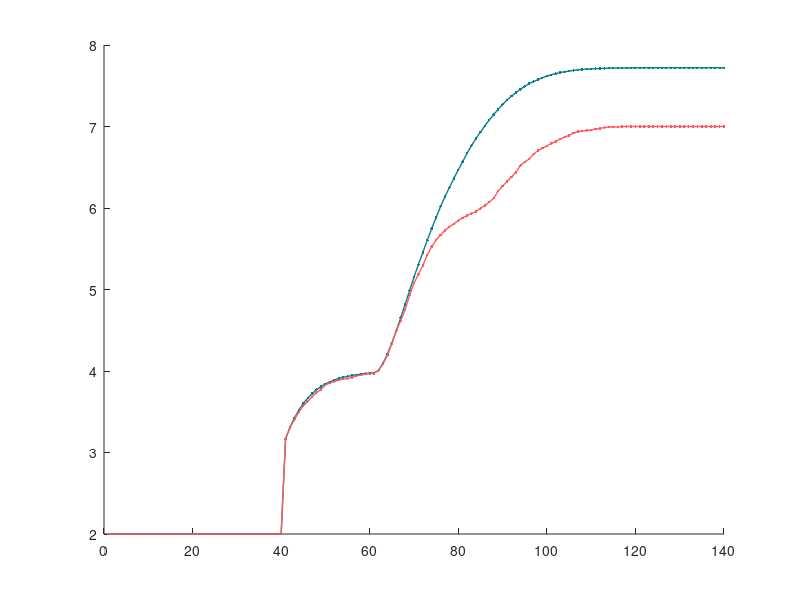

The MATLAB source for this figure: (Note: this script raises an error after producing the figure.)
clc;
clear;
load('real_Row_20000.mat');
load('signal_pathway_20000.mat');
load('cell_type_20000.mat');

[R, C] = size(B);
meanValues = zeros(1, C);
stdValues = zeros(1, C);
for w = 1:C
    col = B(:, w);
    meanValues(w) = mean(col);
    stdValues(w) = std(col);
end

real_B=B(Row,:);
[Ra, Ca] = size(real_B);
meanValues_real= zeros(1, Ca);
stdValues_real = zeros(1, Ca);
for w = 1:Ca
    col = real_B(:, w);
    meanValues_real(w) = mean(col);
    stdValues_real(w) = std(col);
end

figure;
hold on;
x = 1:C;
h1 = plot(x, meanValues, '.', 'Color', [8, 126, 139]/255); 
h2 = plot(x, meanValues_real, '.', 'Color', [255, 90, 95]/255); 
h3 = plot(x, meanValues, 'LineWidth', 1, 'Color', [8, 126, 139]/255); 
h4 = plot(x, meanValues_real, 'LineWidth', 1, 'Color', [255, 90, 95]/255); 

e = errorbar(x, meanValues, stdValues, 'Color', [8, 126, 139]/255);
e.LineWidth = 0.5;  
e.CapSize = 0; 
e1 = errorbar(x, meanValues_real, stdValues_real, 'Color', [255, 90, 95]/255); 
e1.LineWidth = 0.5;  
e1.CapSize = 0; 
yline(7, '--b');

% Set legend and its font size
lgd = legend([h3 h4], {'All programs: 20000 simulations', ...
    'C.elegans Program: 386 simulations'}, ...
    'Location', 'north', 'Orientation', 'vertical');
set(lgd, 'FontName', 'Arial', 'FontSize', 11);  % Set legend font size

% Set axis label sizes
xlabel('Optimization Step', 'FontSize', 14);  
ylabel('Cell Type Number', 'FontSize', 14);   

% Set axis properties
set(gca, 'FontSize', 18, 'FontName', 'Arial');  % Set axis tick label size
ylim([2 9]);
set(gca, 'XLim', [0 120]);      
set(gca, 'XTick', 0:30:120);
set(gca, 'YLim', [2 10]);      
set(gca, 'YTick', 2:1:10);  

axis square;
hold off;